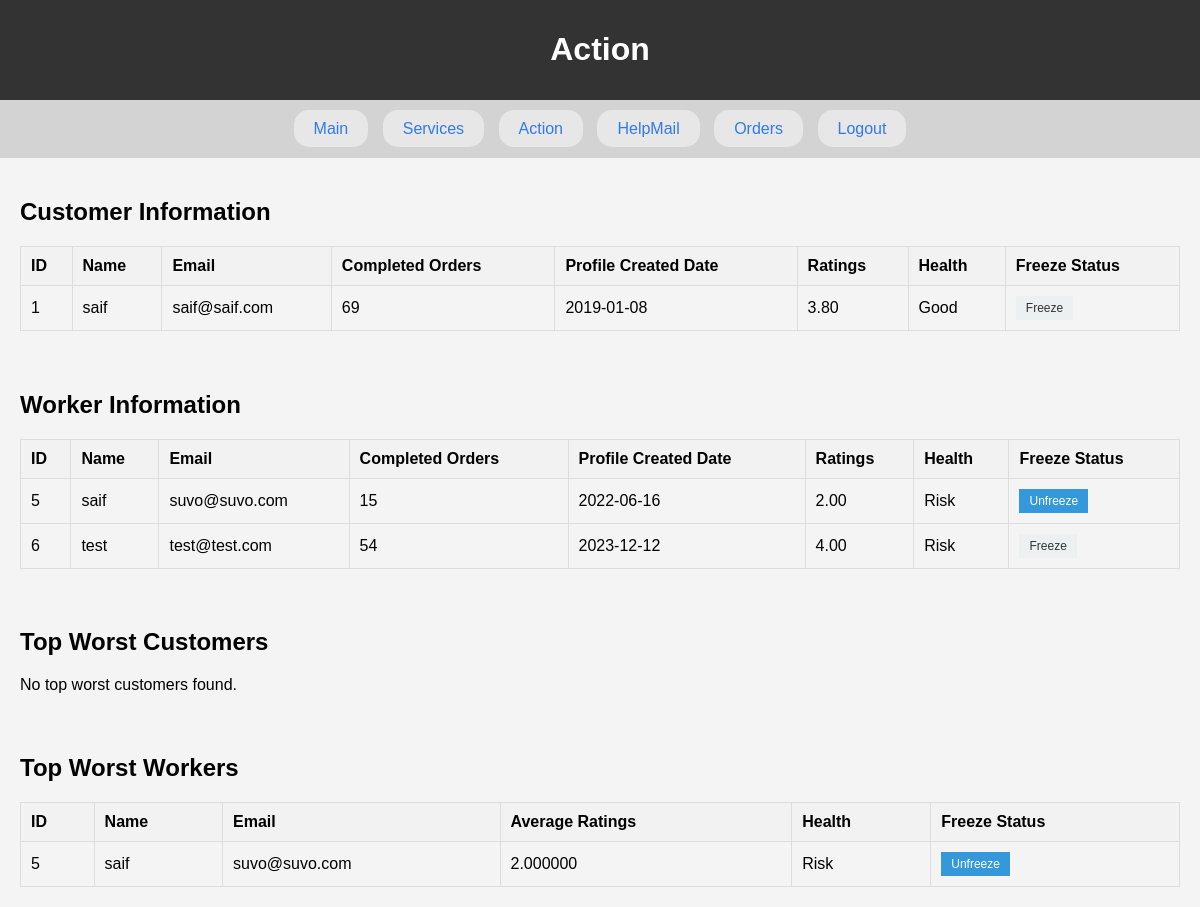
/TuktakHomeService/admin/controllers/actionController.php (signed in), run on the app's committed database.
### tables this page shows
CREATE TABLE `users` (
  `id` int(11) NOT NULL,
  `name` varchar(255) DEFAULT NULL,
  `phoneNo` varchar(20) DEFAULT NULL,
  `email` varchar(255) DEFAULT NULL,
  `gender` varchar(10) DEFAULT NULL,
  `dob` date DEFAULT NULL,
  `address` text DEFAULT NULL,
  `password` varchar(255) DEFAULT NULL,
  `usertype` varchar(20) DEFAULT NULL,
  `balance` decimal(10,2) DEFAULT 200.00,
  `total_order_completed` int(11) DEFAULT NULL,
  `total_orders` int(11) DEFAULT NULL,
  `ratings` decimal(3,2) DEFAULT NULL,
  `processing_orders` int(11) DEFAULT NULL,
  `userImage` varchar(100) DEFAULT NULL,
  `profile_created_date` date DEFAULT NULL,
  `active` tinyint(4) NOT NULL DEFAULT 1
);

### TuktakHomeService/admin/controllers/actionTable.php (called while the page is built)
<?php
include("../models/actionModel.php");
?>

### TuktakHomeService/admin/controllers/actionController.php (called while the page is built, shortened)
<?php
include("../views/action.php");
?>

### TuktakHomeService/admin/models/actionModel.php (the view, shortened to what this page needs)
<section>
<h2>Customer Information</h2>
<?php
$conn = connectToDatabase();
$sqlCustomer = "SELECT *,
                CASE
                    WHEN DATEDIFF(CURDATE(), profile_created_date) > 365
                        AND total_order_completed < 10
                        AND ratings < 3.5 THEN 'Freeze'
                    WHEN DATEDIFF(CURDATE(), profile_created_date) > 365
                        AND total_order_completed >= 10
                        AND ratings >= 3.5 THEN 'Good'
                    ELSE 'Risk'
                END AS health
                FROM users
                WHERE usertype = 'Customer'";
$resultCustomer = $conn->query($sqlCustomer);
if ($resultCustomer->num_rows > 0) {
    echo "<table>";
    echo "<tr><th>ID</th><th>Name</th><th>Email</th><th>Completed Orders</th><th>Profile Created Date</th><th>Ratings</th><th>Health</th><th>Freeze Status</th></tr>";
    while ($rowCustomer = $resultCustomer->fetch_assoc()) {
        echo "<tr>";
        echo "<td>" . $rowCustomer["id"] . "</td>";
        echo "<td>" . $rowCustomer["name"] . "</td>";
        echo "<td>" . $rowCustomer["email"] . "</td>";
        echo "<td>" . $rowCustomer["total_order_completed"] . "</td>";
        echo "<td>" . $rowCustomer["profile_created_date"] . "</td>";
        echo "<td>" . $rowCustomer["ratings"] . "</td>";
        echo "<td>" . $rowCustomer["health"] . "</td>";
        echo "<td>";
        if ($rowCustomer["active"] == 1) {
            echo "<button class='freeze-btn ice' onclick='toggleFreeze(" . $rowCustomer["id"] . ", \"customer\")'>Freeze</button>";
        } else {
            echo "<button class='freeze-btn frozen' onclick='toggleFreeze(" . $rowCustomer["id"] . ", \"customer\")'>Unfreeze</button>";
        }
        echo "</td>";
        echo "</tr>";
    }
    echo "</table>";
} else {
    echo "No customer data found.";
}
?>
</section>
<section>
<h2>Worker Information</h2>
<?php
$conn = connectToDatabase();
$sqlWorker = "SELECT *,
               CASE
                    WHEN DATEDIFF(CURDATE(), profile_created_date) > 365
                        AND total_order_completed < 10
                        AND ratings < 3.5 THEN 'Freeze'
                    WHEN DATEDIFF(CURDATE(), profile_created_date) > 365
                        AND total_order_completed >= 10
                        AND ratings >= 3.5 THEN 'Good'
                    ELSE 'Risk'
                END AS health
                FROM users
                WHERE usertype = 'Worker'";
$resultWorker = $conn->query($sqlWorker);
if ($resultWorker->num_rows > 0) {
    echo "<table>";
    echo "<tr><th>ID</th><th>Name</th><th>Email</th><th>Completed Orders</th><th>Profile Created Date</th><th>Ratings</th><th>Health</th><th>Freeze Status</th></tr>";
    while ($rowWorker = $resultWorker->fetch_assoc()) {
        echo "<tr>";
        echo "<td>" . $rowWorker["id"] . "</td>";
        echo "<td>" . $rowWorker["name"] . "</td>";
        echo "<td>" . $rowWorker["email"] . "</td>";
        echo "<td>" . $rowWorker["total_order_completed"] . "</td>";
        echo "<td>" . $rowWorker["profile_created_date"] . "</td>";
        echo "<td>" . $rowWorker["ratings"] . "</td>";
        echo "<td>" . $rowWorker["health"] . "</td>";
        echo "<td>";
        if ($rowWorker["active"] == 1) {
            echo "<button class='freeze-btn ice' onclick='toggleFreeze(" . $rowWorker["id"] . ", \"worker\")'>Freeze</button>";
        } else {
            echo "<button class='freeze-btn frozen' onclick='toggleFreeze(" . $rowWorker["id"] . ", \"worker\")'>Unfreeze</button>";
        }
        echo "</td>";
        echo "</tr>";
    }
    echo "</table>";
} else {
    echo "No worker data found.";
}
?>
</section>
<section>
<h2>Top Worst Customers</h2>
<?php
$conn = connectToDatabase();
$sqlTopWorstCustomers = "SELECT id, name, email, active, AVG(ratings) AS avg_ratings,
                       CASE
                            WHEN DATEDIFF(CURDATE(), profile_created_date) > 365
                                AND total_order_completed < 10
                                AND AVG(ratings) < 3.5 THEN 'Freeze'
                            WHEN DATEDIFF(CURDATE(), profile_created_date) > 365
                                AND total_order_completed >= 10
                                AND AVG(ratings) >= 3.5 THEN 'Good'
                            ELSE 'Risk'
                        END AS health
                        FROM users
                WHERE usertype = 'Customer'
                        GROUP BY id, name, email
                        HAVING avg_ratings < 2.5
                        ORDER BY avg_ratings";
$resultTopWorstCustomers = $conn->query($sqlTopWorstCustomers);
if ($resultTopWorstCustomers->num_rows > 0) {
    echo "<table>";
    echo "<tr><th>ID</th><th>Name</th><th>Email</th><th>Average Ratings</th><th>Health</th><th>Freeze Status</th></tr>";
    while ($rowTopWorstCustomer = $resultTopWorstCustomers->fetch_assoc()) {
        echo "<tr>";
        echo "<td>" . $rowTopWorstCustomer["id"] . "</td>";
        echo "<td>" . $rowTopWorstCustomer["name"] . "</td>";
        echo "<td>" . $rowTopWorstCustomer["email"] . "</td>";
        echo "<td>" . $rowTopWorstCustomer["avg_ratings"] . "</td>";
        echo "<td>" . $rowTopWorstCustomer["health"] . "</td>";
        echo "<td>";
        if ($rowTopWorstCustomer["active"] == 1){
            echo "<button class='freeze-btn ice' onclick='toggleFreeze(" . $rowTopWorstCustomer["id"] . ", \"customer\")'>Freeze</button>";
        } else {
            echo "<button class='freeze-btn frozen' onclick='toggleFreeze(" . $rowTopWorstCustomer["id"] . ", \"customer\")'>Unfreeze</button>";
        }
        echo "</td>";
        echo "</tr>";
    }
    echo "</table>";
} else {
    echo "No top worst customers found.";
}
?>
</section>
<section>
<h2>Top Worst Workers</h2>
<?php
$conn = connectToDatabase();
$sqlTopWorstWorkers = "SELECT id, name, email, active, AVG(ratings) AS avg_ratings,
                       CASE
                            WHEN DATEDIFF(CURDATE(), profile_created_date) > 365
                                AND total_order_completed < 10
                                AND AVG(ratings) < 3.5 THEN 'Freeze'
                            WHEN DATEDIFF(CURDATE(), profile_created_date) > 365
                                AND total_order_completed >= 10
                                AND AVG(ratings) >= 3.5 THEN 'Good'
                            ELSE 'Risk'
                        END AS health
                        FROM users
                WHERE usertype = 'Worker'
                        GROUP BY id, name, email
                        HAVING avg_ratings < 2.5
                        ORDER BY avg_ratings";
$resultTopWorstWorkers = $conn->query($sqlTopWorstWorkers);
if ($resultTopWorstWorkers->num_rows > 0) {
    echo "<table>";
    echo "<tr><th>ID</th><th>Name</th><th>Email</th><th>Average Ratings</th><th>Health</th><th>Freeze Status</th></tr>";
    while ($rowTopWorstWorker = $resultTopWorstWorkers->fetch_assoc()) {
        echo "<tr>";
        echo "<td>" . $rowTopWorstWorker["id"] . "</td>";
        echo "<td>" . $rowTopWorstWorker["name"] . "</td>";
        echo "<td>" . $rowTopWorstWorker["email"] . "</td>";
        echo "<td>" . $rowTopWorstWorker["avg_ratings"] . "</td>";
        echo "<td>" . $rowTopWorstWorker["health"] . "</td>";
        echo "<td>";
        if ($rowTopWorstWorker["active"] == 1) {
            echo "<button class='freeze-btn ice' onclick='toggleFreeze(" . $rowTopWorstWorker["id"] . ", \"worker\")'>Freeze</button>";
        } else {
            echo "<button class='freeze-btn frozen' onclick='toggleFreeze(" . $rowTopWorstWorker["id"] . ", \"worker\")'>Unfreeze</button>";
        }
        echo "</td>";
        echo "</tr>";
    }
    echo "</table>";
} else {
    echo "No top worst workers found.";
}
?>
</section>

### TuktakHomeService/admin/public/css/style.css (style rules this page uses)
body { font-family: Arial, sans-serif; margin: 0; padding: 0; background-color: #f4f4f4; }
section { padding: 20px; }

### TuktakHomeService/admin/views/action.php (style rules this page uses)
table { border-collapse: collapse; width: 100%; }
table, th, td { border: 1px solid #ddd; }
th, td { padding: 10px; text-align: left; }
th { background-color: #f2f2f2; }
.freeze-btn { background-color: #e74c3c; color: #fff; border: none; padding: 5px 10px; text-align: center; text-decoration: none; display: inline-block; font-size: 12px; cursor: pointer; }
.freeze-btn { padding: 5px 10px; font-size: 12px; cursor: pointer; }
.freeze-btn.frozen { background-color: #3498db; color: #fff; }
.freeze-btn.ice { background-color: #ecf0f1; color: #333; }

### data on the page
users: id "1", name "saif", email "saif@saif.com", total_order_completed "69", profile_created_date "2019-01-08", ratings "3.80", health "Good"
users: id "5", name "saif", email "suvo@suvo.com", total_order_completed "15", profile_created_date "2022-06-16", ratings "2.00", health "Risk", avg_ratings "2.000000"
users: id "6", name "test", email "test@test.com", total_order_completed "54", profile_created_date "2023-12-12", ratings "4.00", health "Risk"
